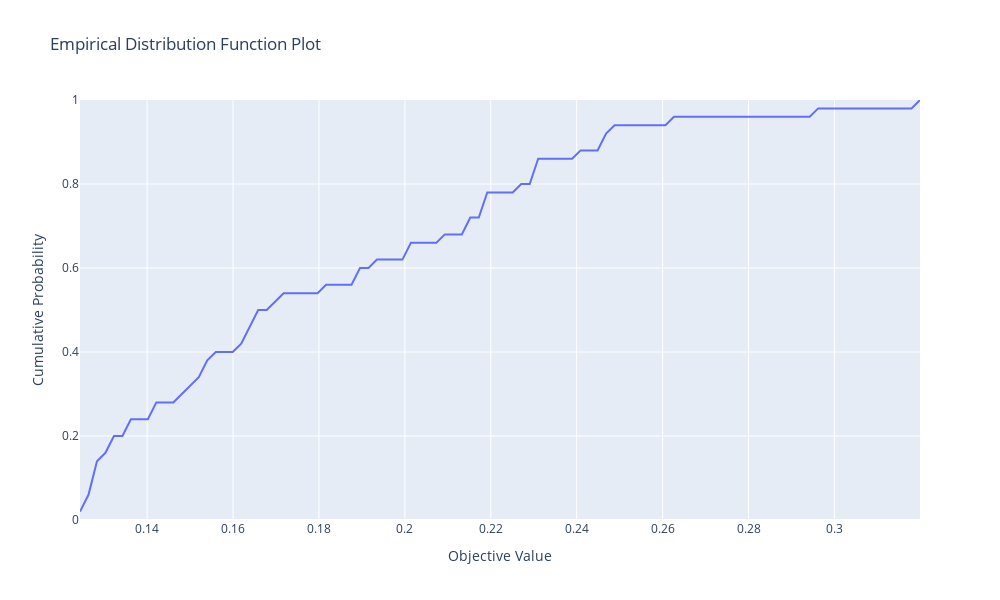

This figure's notebook cell:
### Markdown cell above
**Empirical Distribution Function (EDF) plot**

It visualizes the empirical cumulative distribution function (ECDF) of the optimization study's objective (scores) values. The ECDF represents the proportion or count of observations falling below each unique value in a dataset.

The EDF plot is useful for visualizing how the objective values are distributed across the study. It helps you understand the range and distribution of objective values achieved during the optimization process.

Interpreting the EDF plot:

- If the plot rises steeply at low values of the objective, it indicates that many trials are achieving good results.
- If the plot rises slowly or levels off, it suggests that the optimization process may be struggling to find better results.

Overall, the EDF plot is a valuable tool for gaining insights into the progress and performance of the optimization study. It helps you assess the effectiveness of different hyperparameter configurations and make informed decisions about which hyperparameters to focus on for further tuning.

### Code cell
#Visualize empirical distribution function
fig = vis.plot_edf(study)

# Set layout properties, including size
fig.update_layout(
                    width=1000,  # Set the width of the figure
                    height=600,  # Set the height of the figure
                 )

# Display the figure
fig.show()

### Figure 1 — Plotly figure (JSON) as saved in the notebook; plotly's stock layout.template omitted (floating-point values rounded to 4 significant figures)
{"data": [{"mode": "lines", "name": "no-name-19248ec3-7478-49b0-a069-388b22cf57ed", "x": [0.1244, 0.1263, 0.1283, 0.1303, 0.1323, 0.1342, 0.1362, 0.1382, 0.1402, 0.1421, 0.1441, 0.1461, 0.1481, 0.15, 0.152, 0.154, 0.156, 0.1579, 0.1599, 0.1619, 0.1639, 0.1658, 0.1678, 0.1698, 0.1718, 0.1738, 0.1757, 0.1777, 0.1797, 0.1817, 0.1836, 0.1856, 0.1876, 0.1896, 0.1915, 0.1935, 0.1955, 0.1975, 0.1994, 0.2014, 0.2034, 0.2054, 0.2073, 0.2093, 0.2113, 0.2133, 0.2152, 0.2172, 0.2192, 0.2212, 0.2231, 0.2251, 0.2271, 0.2291, 0.231, 0.233, 0.235, 0.237, 0.2389, 0.2409, 0.2429, 0.2449, 0.2468, 0.2488, 0.2508, 0.2528, 0.2547, 0.2567, 0.2587, 0.2607, 0.2626, 0.2646, 0.2666, 0.2686, 0.2705, 0.2725, 0.2745, 0.2765, 0.2784, 0.2804, 0.2824, 0.2844, 0.2863, 0.2883, 0.2903, 0.2923, 0.2942, 0.2962, 0.2982, 0.3002, 0.3021, 0.3041, 0.3061, 0.3081, 0.31, 0.312, 0.314, 0.316, 0.3179, 0.3199], "y": [0.02, 0.06, 0.14, 0.16, 0.2, 0.2, 0.24, 0.24, 0.24, 0.28, 0.28, 0.28, 0.3, 0.32, 0.34, 0.38, 0.4, 0.4, 0.4, 0.42, 0.46, 0.5, 0.5, 0.52, 0.54, 0.54, 0.54, 0.54, 0.54, 0.56, 0.56, 0.56, 0.56, 0.6, 0.6, 0.62, 0.62, 0.62, 0.62, 0.66, 0.66, 0.66, 0.66, 0.68, 0.68, 0.68, 0.72, 0.72, 0.78, 0.78, 0.78, 0.78, 0.8, 0.8, 0.86, 0.86, 0.86, 0.86, 0.86, 0.88, 0.88, 0.88, 0.92, 0.94, 0.94, 0.94, 0.94, 0.94, 0.94, 0.94, 0.96, 0.96, 0.96, 0.96, 0.96, 0.96, 0.96, 0.96, 0.96, 0.96, 0.96, 0.96, 0.96, 0.96, 0.96, 0.96, 0.96, 0.98, 0.98, 0.98, 0.98, 0.98, 0.98, 0.98, 0.98, 0.98, 0.98, 0.98, 0.98, 1.0], "type": "scatter"}], "layout": {"title": {"text": "Empirical Distribution Function Plot"}, "xaxis": {"title": {"text": "Objective Value"}}, "yaxis": {"title": {"text": "Cumulative Probability"}, "range": [0, 1]}, "width": 1000, "height": 600}}
